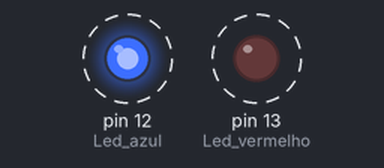
This sketch was run on a simulated Arduino Uno, built with avr-gcc and run on an emulated ATmega328P. Parts: output pins drawn as LEDs (lit = HIGH). Dashed ring = blinking.

Above: at 0.5 s.
Timing chart, 0 to 4.6 s (numbered marks = the images above):
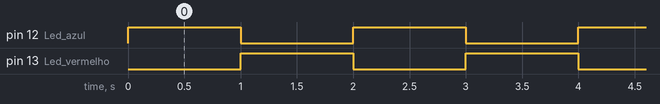

The sketch:

blinkOffBoard.ino
```cpp
// Define saídas do código
void setup()
{
  pinMode(12,OUTPUT); // Led azul
  pinMode(13,OUTPUT); // Led vermelho
}

// Define função de piscar o led
void blink(int led, int interval)
{
  digitalWrite(led, HIGH); // Liga o led
  delay(interval); // Espera por 1000 milissegundos
  digitalWrite(led, LOW); // Desliga o led
}

// Loop principal
void loop()
{
  blink(12, 1000); // Faz o led azul piscar
  blink(13, 1000); // Faz o led vermelho piscar
}
```

Measured:
- by itself, pin 12 (Led_azul), pin 13 (Led_vermelho): alternates HIGH for 1.0 s and LOW for 1.0 s
- by itself, everything shown: repeats every 2.0 s, in 3 steps
